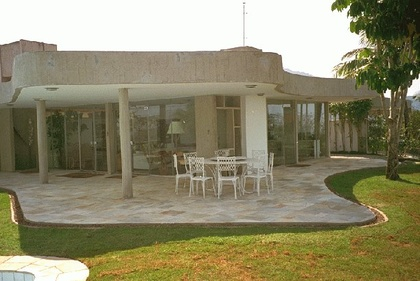
%> input picture EECS442/Midterm/midterm/garden1.jpg, 420 x 281 px, shrunk from 612 x 410 before the run
$ octave Gaussian_blurring.m   (GNU Octave 9; MATLAB toolbox functions it lacks are replaced by stand-ins)
%> lines starting %> are read from the running program, lines starting %| are printed output that depends on the picture
%% Gaussian Blurring and Convolution
% Date: 11/01/2016
% by Yi Yang

%% Read an Image
Img = imread('garden1.jpg');
%> Img is the input picture: size 281x420x3 uint8; mean R, G, B 141.4, 136.3, 106.6
A = imnoise(Img,'Gaussian',0.04,0.003);
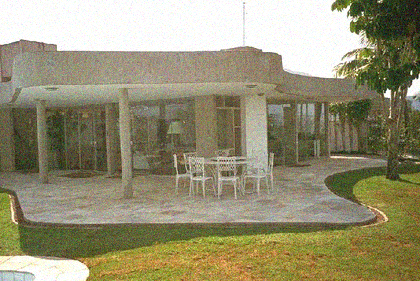
%> A: size 281x420x3 uint8; mean R, G, B 149.8, 144.6, 115.4
%Image with noise
figure,imshow(A);
I = double(A);

%Design the Gaussian Kernel
%Standard Deviation
sigma = 1.76;
%Window size
sz = 4;
[x,y]=meshgrid(-sz:sz,-sz:sz);

M = size(x,1)-1;
N = size(y,1)-1;
Exp_comp = -(x.^2+y.^2)/(2*sigma*sigma);
Kernel= exp(Exp_comp)/(2*pi*sigma*sigma);
%Initialize
Output=zeros(size(I));
%Pad the vector with zeros
I = padarray(I,[sz sz]);
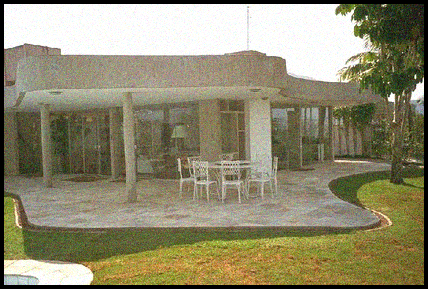
%> I: size 289x428x3 double; mean R, G, B 143, 138, 110.1

%Convolution
for color = 1:3
    for i = 1:size(I,1)-M
        for j =1:size(I,2)-N
            Temp = I(i:i+M,j:j+M, color).*Kernel;
            Output(i,j, color)=sum(Temp(:));
        end
    end
end
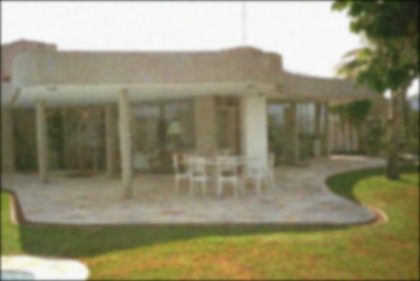
%> Output: size 281x420x3 double; mean R, G, B 145.7, 140.6, 112.2
%Image without Noise after Gaussian blur
Output = uint8(Output);
%> Output: size 281x420x3 uint8
figure,imshow(Output);

$ run again, with EECS442/Midterm/midterm/garden2.jpg copied over EECS442/Midterm/midterm/garden1.jpg
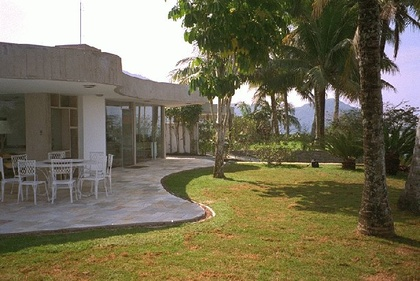
%> input picture EECS442/Midterm/midterm/garden2.jpg, 420 x 281 px, shrunk from 612 x 410 before the run
%> Img is the input picture: size 281x420x3 uint8; mean R, G, B 117.1, 110.6, 86.1
%> `I = padarray(I,[sz sz]);`:
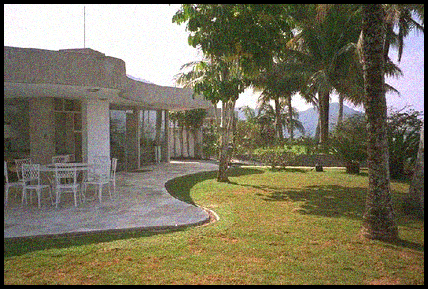
%> I: size 289x428x3 double; mean R, G, B 120.5, 114.3, 91
%> after the loop `for color = 1:3`:
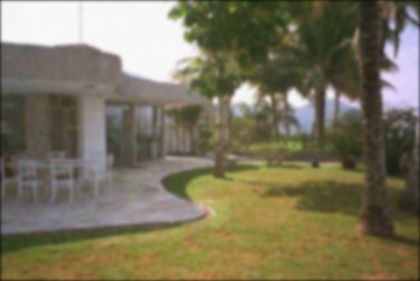
%> Output: size 281x420x3 double; mean R, G, B 122.9, 116.6, 92.8

$ run again, with EECS442/Midterm/midterm/add_noise.png saved as EECS442/Midterm/midterm/garden1.jpg
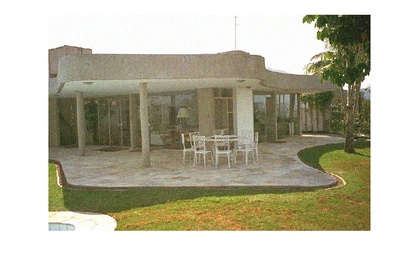
%> input picture EECS442/Midterm/midterm/add_noise.png, 420 x 264 px, shrunk from 798 x 501 before the run
%> Img is the input picture: size 264x420x3 uint8; mean R, G, B 188.9, 185.5, 167.2
%> `I = padarray(I,[sz sz]);`:
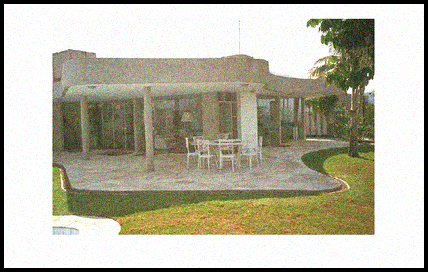
%> I: size 272x428x3 double; mean R, G, B 184.3, 181.2, 163.9
%> after the loop `for color = 1:3`:
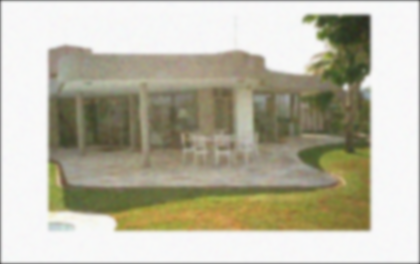
%> Output: size 264x420x3 double; mean R, G, B 187.8, 184.6, 166.7
